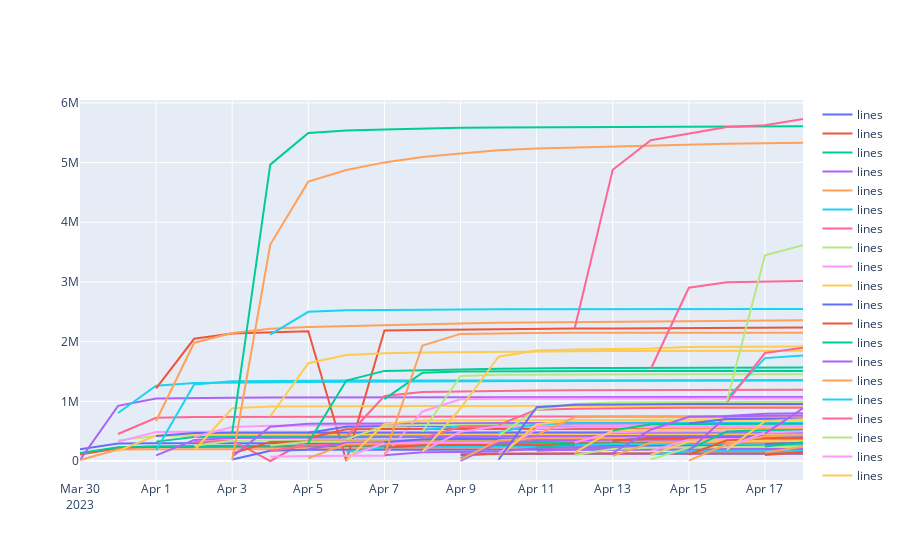

Notebook code cell kept with this figure:
### Code cell
temp = list(df2[['tid', 'scrapDate', 'viewCount', 'likeCount', 'retweetCount',]].groupby(['tid']))

fig = go.Figure()
for gp in temp:
    # print(gp[0])

    tid = gp[0]
    viewCount_list = list(gp[1]['viewCount'])
    # likeCount_list = list(gp[1]['likeCount'])
    # retweetCount_list = list(gp[1]['retweetCount'])
    viewCount_rate = np.diff(viewCount_list) / viewCount_list[:-1] * 100
    # likeCount_rate = np.diff(likeCount_list) / likeCount_list[:-1] * 100
    # retweetCount_rate = np.diff(retweetCount_list) / retweetCount_list[:-1] * 100
    scrapDate_list = list(gp[1]['scrapDate'])

    fig.add_trace(go.Scatter(x=scrapDate_list, y=viewCount_list,
                    mode='lines',
                    name='lines'))
    # fig.add_trace(go.Scatter(x=scrapDate_list, y=likeCount_rate,
    #                 mode='lines',
    #                 name='lines'))
    # fig.add_trace(go.Scatter(x=scrapDate_list, y=retweetCount_rate,
    #                 mode='lines',
    #                 name='lines'))
    
    # print(viewCount_list)
    # print(likeCount_list)
    # print(retweetCount_list)
    # print(viewCount_rate)
    # print(likeCount_rate)
    # print(retweetCount_rate)
    # print(scrapDate_list)

fig.show()
